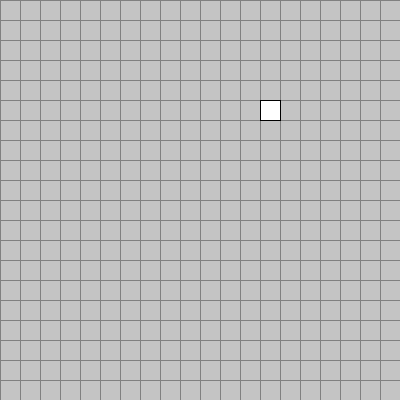
Frame 1 (no input)
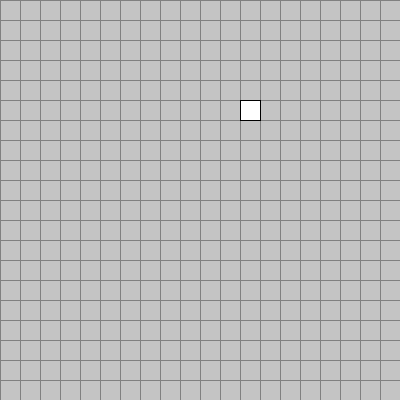
Frame 60 (the mouse pressed at the canvas centre just before this capture)
Frame 120 (the mouse held since frame 60 and released just before this capture): identical to frame 60, image omitted

The Processing sketch that drew these frames (run headless with seeded random() and noise(); from frame 60 on, the mouse is pressed at the canvas centre):

// Processing sketch: resnake_001
// ── resnake_001.pde
int rows, cols;
float cellsize;
Snake snake;

void setup() {
  size(400, 400);
  frameRate(10);
  cols = 20;
  rows = 20;
  cellsize = height/float(rows);
  snake = new Snake( new PVector(int(random(cols)), int(random(rows))), 0);
}
void draw() {
  background(196);
  doGrid();
  snake.update();
  snake.draw();
}
void doGrid() {
  for (int i=0; i<cols;i++) {
    for (int j=0; j<rows;j++) {
      stroke(128);
      line(i*cellsize, 0, i*cellsize, height);
      line(0, j*cellsize, width, j*cellsize);
    }
  }
}


// ── Snake.pde
class Snake{
  int life;
  ArrayList body;
  
  Snake(PVector p, float d){
    body = new ArrayList();
    body.add( new Vertebra(p,d) );
  }
  void update(){
    for(int i=body.size()-1; i>=0; i--){
      Vertebra v = (Vertebra)body.get(i);
      v.update();
    }
    //if(frameCount<20)grow();
    life++;
  }
  void draw(){
    for(int i=body.size()-1; i>=0; i--){
      //println(i);
      Vertebra v = (Vertebra)body.get(i);
      v.draw();
    }
  }
  void grow(){
    Vertebra last = (Vertebra)body.get(body.size()-1);
    body.add( new Vertebra(last.oldPos,last.direction));
  }
}

// ── Vertebra.pde
class Vertebra{
  PVector pos, oldPos;//x,y
  float   direction;
  boolean head;
  Vertebra predecesor;
  
  Vertebra(PVector p, float d) {
    pos = p; 
    direction = d;
    isHead();
  }
  Vertebra(PVector p, float d, Vertebra v) {
    pos = p; 
    direction = d;
    predecesor = v;
    noHead();
  }
  void isHead(){
    head = true;
  }
  void noHead(){
    head = false;
  }
  void update(){
    oldPos = pos;
    if(!head)pos=predecesor.oldPos;
    else{
      pos.x+=1*cos(direction);
      pos.y+=1*sin(direction);
      if(pos.x<0)pos.x+=cols;
      if(pos.x>=cols)pos.x-=cols;
      if(pos.y<0)pos.y+=rows;
      if(pos.y>=rows)pos.y-=rows;
    }
  }
  void draw() {
    stroke(0);
    pushMatrix();
    translate(pos.x*cellsize, pos.y*cellsize);
    rotate(direction);
    rect(0, 0, cellsize, cellsize);
    popMatrix();
  }
  
}
